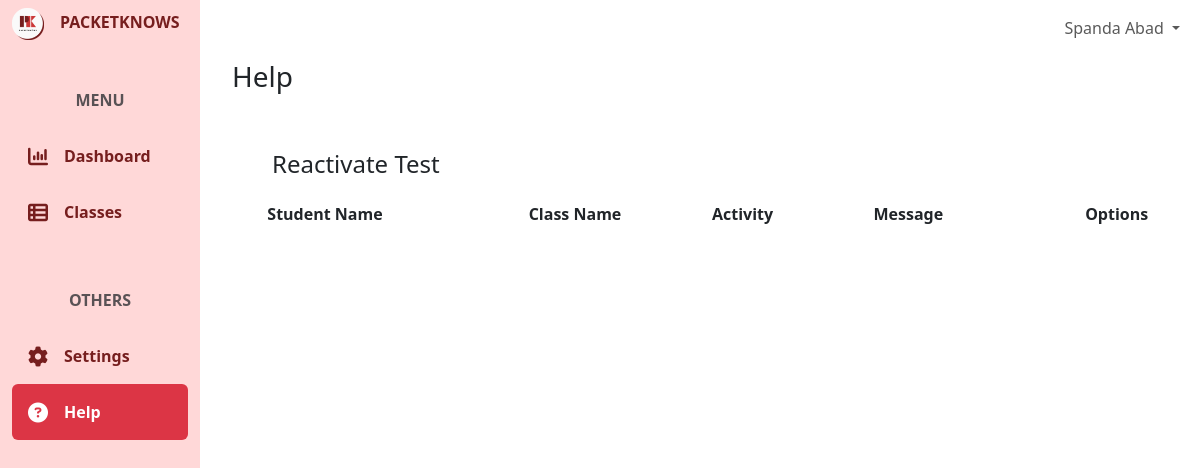
The app's page /help/ (signed in), older data.
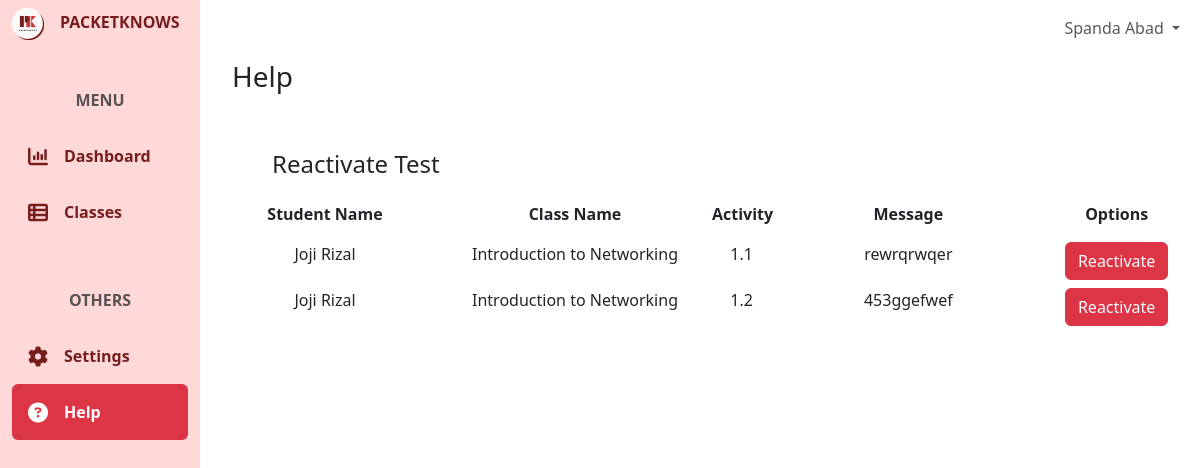
The same page, newer data.
### help/models.py (models this page shows, shortened)
class TestReactivation(models.Model):
    student = models.ForeignKey(userModels.CustomUser, on_delete=models.CASCADE)
    classroom = models.ForeignKey(classroomModels.Classroom, on_delete=models.CASCADE)
    activity = models.ForeignKey(activityModels.Activity, on_delete=models.CASCADE)
    message = models.TextField()
    class Meta:
        verbose_name_plural = "Test Reactivations"

### user/models.py (models this page shows, shortened)
class CustomUser(AbstractBaseUser, PermissionsMixin):
    email = models.EmailField(unique=True)
    first_name = models.CharField(max_length=50)
    last_name = models.CharField(max_length=50)
    is_active = models.BooleanField(default=True)
    is_staff = models.BooleanField(default=False)
    category = models.ForeignKey(UserCategory, on_delete=models.CASCADE)
    icon = models.ImageField(upload_to= 'user/icons/', blank=True, null=True)
    school_id = models.BigIntegerField(unique=True, blank=True, null=True)
    evidences = models.ImageField(upload_to= 'user/evidences/', blank=True, null=True)
    objects = CustomUserManager()
    USERNAME_FIELD = 'email'
    REQUIRED_FIELDS = ['first_name', 'last_name']
    class Meta:
        verbose_name = 'User'
        verbose_name_plural = 'Users'

### classroom/models.py (models this page shows, shortened)
class Classroom(models.Model):
    name = models.CharField(max_length=255)
    code = models.CharField(max_length=255)
    description = models.CharField(max_length=255)
    icon = models.ImageField(upload_to='classroom/class-icons/', blank=True, null=True)
    section = models.CharField(max_length=50)
    school_year = models.CharField(max_length=50)
    instructor = models.ForeignKey(userModels.CustomUser, on_delete=models.CASCADE, related_name='instructor_classrooms')
    students = models.ManyToManyField(userModels.CustomUser, through='Enrollment', related_name='enrolled_classrooms')
    course = models.ForeignKey(activityModels.Course, on_delete=models.CASCADE)
    is_active = models.BooleanField(default=True)
    date_updated = models.DateTimeField(auto_now=True)
    class Meta:
        ordering = ['-date_updated']
        verbose_name_plural = "Classrooms"

### activity/models.py (models this page shows, shortened)
class Activity(models.Model):
    base_activity = models.ForeignKey(BaseActivity, on_delete=models.CASCADE)
    projectID = models.CharField(max_length=255, unique=True)
    mode = models.CharField(max_length=50)
    physical_points = models.PositiveIntegerField()
    basic_config_points = models.PositiveIntegerField()
    ip_points = models.PositiveIntegerField()
    routing_points = models.PositiveIntegerField()
    other_points = models.PositiveIntegerField()
    time_spent = models.PositiveIntegerField()
    status = models.CharField(max_length=50, default="open")
    class Meta:
        verbose_name_plural = "Activities"

class BaseActivity(models.Model):
    number = models.CharField(max_length=4)
    name = models.CharField(max_length=255)
    projectID = models.CharField(max_length=255, unique=True)
    answer_key = models.TextField(blank=True,null=True)
    category = models.ForeignKey(ActivityCategory, on_delete=models.CASCADE)
    course = models.ForeignKey(Course, on_delete=models.CASCADE)
    training_task = models.FileField(models.FileField(upload_to='training-tasks/'))
    testing_task = models.FileField(models.FileField(upload_to='training-tasks/'))
    max_physical_points = models.PositiveIntegerField()
    max_basic_config_points = models.PositiveIntegerField()
    max_ip_points = models.PositiveIntegerField()
    max_routing_points = models.PositiveIntegerField()
    max_other_points = models.PositiveIntegerField()
    time_limit = models.PositiveIntegerField()
    class Meta:
        verbose_name_plural = "Base Activities"

### core/views.py (the view)
# urls.py: path('help/', coreViews.HelpView, name='help'),
@login_required(login_url='/')
def HelpView(request):
    context = {}
    if request.method == 'POST':
        pass
    else:
        userCategory = request.user.category.name
        if userCategory == "Student":
            enrollments = Enrollment.objects.filter(student=request.user)
            classrooms = [enrollment.classroom for enrollment in enrollments]
            context["classrooms"] = classrooms
        elif userCategory == "Instructor":
            context["testReactivations"] =  TestReactivation.objects.filter(classroom__instructor=request.user)
        elif userCategory == "Self Learner":
            pass
    return render(request, 'core/help.html', context)

### templates/core/help.html (shortened to what this page needs)
{% extends 'core/base.html' %}
{% block content %}
<div class="container-fluid h-100">
    <div class="row h-100">
        <div class="col-2 fixed-top bg-pink h-100" id="green">
            {% include 'core/components/sidebar.html'%}
        </div>
        <div class="col-md-10 ms-auto" style="padding: 0; overflow-x: hidden !important;">
            {% include 'core/components/topnav.html'%}
            <main class="mt-5 pt-1">
                {% if request.user.category.name == 'Student'%}
                    {% include 'core/help/student-help.html'%}
                {% elif request.user.category.name == 'Self Learner'%}
                    {% include 'core/help/selfLearner-help.html'%}
                {% elif request.user.category.name == 'Instructor'%}
                    {% include 'core/help/instructor-help.html'%}
                {% endif %}
            </main>
        </div>
    </div>
</div>
{% endblock %}

### templates/core/help/instructor-help.html (shortened to what this page needs)
<div class="container">
    <div class="row ms-2 mt-2 mb-5 ">
        <h3 class="">Help</h3>
    </div>
    <div class="row ms-5 ">
        <h4>Reactivate Test</h4>
    </div>
    <div>
        <div class="row text-center my-3">
            <div class="col-md-3 fw-bold">
                Student Name
            </div>
            <div class="col-md-3 fw-bold">
                Class Name
            </div>
            <div class="col-md-1 fw-bold">
                Activity
            </div>
            <div class="col-md-3 fw-bold">
                Message
            </div>
            <div class="col-md-2 fw-bold">
                Options
            </div>
        </div>
        {% for testReactivation in testReactivations%}
        <div class="row text-center mb-2">
            <div class="col-md-3">
                {{testReactivation.student.first_name}} {{testReactivation.student.last_name}}
            </div>
            <div class="col-md-3">
                {{testReactivation.classroom.name}}
            </div>
            <div class="col-md-1">
                {{testReactivation.activity.base_activity.number}}
            </div>
            <div class="col-md-3">
                {{testReactivation.message}}
            </div>
            <div class="col-md-2">
                <div>
                    <button class="btn btn-danger" hx-post="{% url 'help:reactivateExam' testReactivationID=testReactivation.id%}" hx-swap="none">Reactivate</button>
                </div>
            </div>
        </div>
        {% endfor %}
    </div>
</div>

Row changes from the older to the newer data that the page shows:
added TestReactivation: student.first_name "Joji", student.last_name "Rizal", classroom.name "Introduction to Networking", activity.base_activity.number "1.1", message "rewrqrwqer"
added TestReactivation: student.first_name "Joji", student.last_name "Rizal", classroom.name "Introduction to Networking", activity.base_activity.number "1.2", message "453ggefwef"
